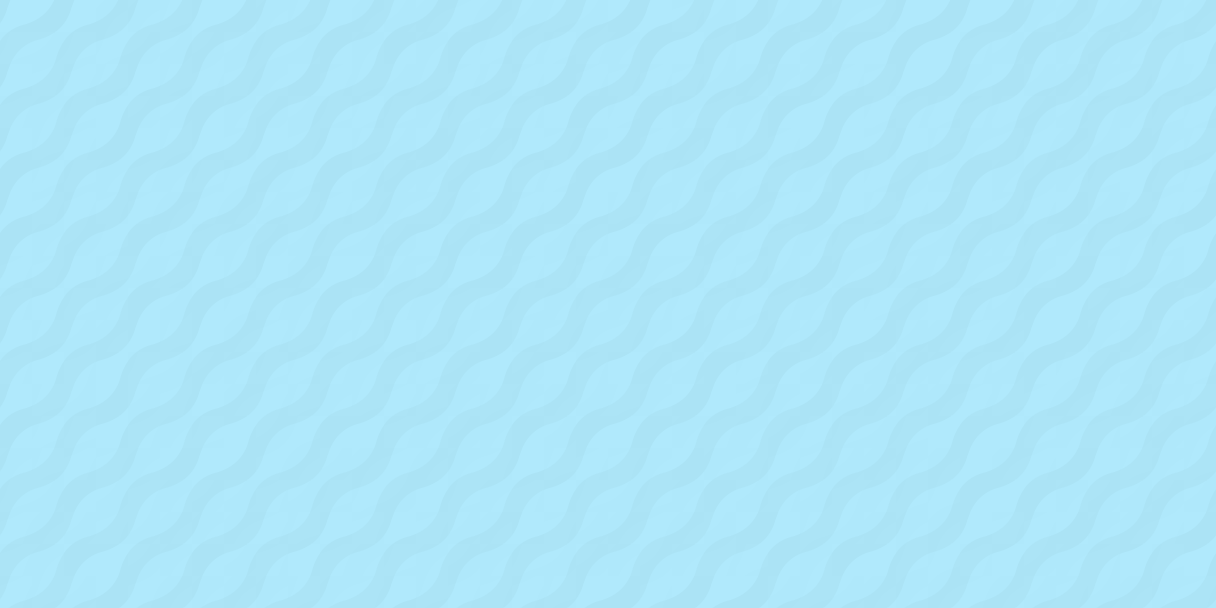

Tiled map render using the project's own tile images. Description and the whole map definition, tile-layer contents included, below:
An orthogonal 38x19 tile map with 32x32 px tiles, 2 tile layers (Sea-Base, Sea-Waves).

<map version="1.10" tiledversion="1.11.2" orientation="orthogonal" renderorder="right-down" width="38" height="19" tilewidth="32" tileheight="32" infinite="0" nextlayerid="3" nextobjectid="1">
 <editorsettings>
  <export target="PirateerSeaMap.json" format="json" />
 </editorsettings>
 <tileset firstgid="1" name="pirateer-sea" tilewidth="32" tileheight="32" tilecount="384" columns="32">
  <image source="piratePack_tilesheet.png" width="1024" height="384" />
 </tileset>
 <layer id="1" name="Sea-Base" width="38" height="19">
  <data encoding="csv">
273,274,273,274,273,274,273,274,273,274,273,274,273,274,273,274,273,274,273,274,273,274,273,274,273,274,273,274,273,274,273,274,273,274,273,274,273,274,
305,306,305,306,305,306,305,306,305,306,305,306,305,306,305,306,305,306,305,306,305,306,305,306,305,306,305,306,305,306,305,306,305,306,305,306,305,306,
273,274,273,274,273,274,273,274,273,274,273,274,273,274,273,274,273,274,273,274,273,274,273,274,273,274,273,274,273,274,273,274,273,274,273,274,273,274,
305,306,305,306,305,306,305,306,305,306,305,306,305,306,305,306,305,306,305,306,305,306,305,306,305,306,305,306,305,306,305,306,305,306,305,306,305,306,
273,274,273,274,273,274,273,274,273,274,273,274,273,274,273,274,273,274,273,274,273,274,273,274,273,274,273,274,273,274,273,274,273,274,273,274,273,274,
305,306,305,306,305,306,305,306,305,306,305,306,305,306,305,306,305,306,305,306,305,306,305,306,305,306,305,306,305,306,305,306,305,306,305,306,305,306,
273,274,273,274,273,274,273,274,273,274,273,274,273,274,273,274,273,274,273,274,273,274,273,274,273,274,273,274,273,274,273,274,273,274,273,274,273,274,
305,306,305,306,305,306,305,306,305,306,305,306,305,306,305,306,305,306,305,306,305,306,305,306,305,306,305,306,305,306,305,306,305,306,305,306,305,306,
273,274,273,274,273,274,273,274,273,274,273,274,273,274,273,274,273,274,273,274,273,274,273,274,273,274,273,274,273,274,273,274,273,274,273,274,273,274,
305,306,305,306,305,306,305,306,305,306,305,306,305,306,305,306,305,306,305,306,305,306,305,306,305,306,305,306,305,306,305,306,305,306,305,306,305,306,
273,274,273,274,273,274,273,274,273,274,273,274,273,274,273,274,273,274,273,274,273,274,273,274,273,274,273,274,273,274,273,274,273,274,273,274,273,274,
305,306,305,306,305,306,305,306,305,306,305,306,305,306,305,306,305,306,305,306,305,306,305,306,305,306,305,306,305,306,305,306,305,306,305,306,305,306,
273,274,273,274,273,274,273,274,273,274,273,274,273,274,273,274,273,274,273,274,273,274,273,274,273,274,273,274,273,274,273,274,273,274,273,274,273,274,
305,306,305,306,305,306,305,306,305,306,305,306,305,306,305,306,305,306,305,306,305,306,305,306,305,306,305,306,305,306,305,306,305,306,305,306,305,306,
273,274,273,274,273,274,273,274,273,274,273,274,273,274,273,274,273,274,273,274,273,274,273,274,273,274,273,274,273,274,273,274,273,274,273,274,273,274,
305,306,305,306,305,306,305,306,305,306,305,306,305,306,305,306,305,306,305,306,305,306,305,306,305,306,305,306,305,306,305,306,305,306,305,306,305,306,
273,274,273,274,273,274,273,274,273,274,273,274,273,274,273,274,273,274,273,274,273,274,273,274,273,274,273,274,273,274,273,274,273,274,273,274,273,274,
305,306,305,306,305,306,305,306,305,306,305,306,305,306,305,306,305,306,305,306,305,306,305,306,305,306,305,306,305,306,305,306,305,306,305,306,305,306,
273,274,273,274,273,274,273,274,273,274,273,274,273,274,273,274,273,274,273,274,273,274,273,274,273,274,273,274,273,274,273,274,273,274,273,274,273,274
</data>
 </layer>
 <layer id="2" name="Sea-Waves" width="38" height="19" opacity="0.2">
  <data encoding="csv">
273,274,273,305,305,273,273,274,305,273,273,305,274,305,306,305,274,273,274,274,273,306,274,274,274,274,305,306,273,274,273,274,305,305,274,305,305,305,
273,274,273,273,274,274,274,274,273,274,305,305,305,305,305,273,306,273,306,305,305,306,306,306,305,274,305,306,305,306,306,274,305,305,274,305,306,306,
273,306,306,273,273,273,306,306,305,274,306,273,274,273,306,273,306,274,306,306,306,306,274,305,305,305,306,306,273,274,305,274,274,305,305,306,274,273,
306,305,273,306,274,274,305,305,274,274,273,273,273,305,273,305,306,306,305,273,305,305,306,305,305,306,305,273,306,273,306,273,274,274,306,305,273,273,
273,273,306,274,273,273,273,306,273,306,273,273,274,274,305,305,273,306,305,274,306,305,273,273,306,274,273,306,273,273,305,306,306,305,274,274,305,273,
305,273,273,305,306,305,273,273,274,273,305,274,274,305,274,306,306,273,305,306,273,305,274,273,306,305,305,273,274,274,305,305,274,305,273,306,273,273,
273,306,306,306,306,305,306,305,274,306,306,306,305,306,305,274,306,274,273,273,305,273,274,305,306,274,273,273,306,274,273,306,306,274,274,273,306,274,
305,305,274,273,305,273,306,305,274,274,273,274,274,306,274,274,305,274,306,306,305,306,274,273,306,305,273,274,273,274,274,305,273,305,273,305,273,306,
306,306,273,273,274,273,273,273,273,305,273,274,274,306,273,274,306,306,306,305,305,306,306,306,274,274,305,306,274,273,305,306,305,274,273,273,274,274,
306,306,273,305,305,274,305,273,306,305,305,274,306,305,306,274,273,305,273,305,306,273,306,273,306,305,305,273,274,306,306,274,305,306,274,306,305,274,
273,273,274,305,273,273,273,305,306,273,305,273,273,273,305,274,274,306,305,306,305,274,305,306,305,305,273,274,274,305,306,305,273,274,305,305,274,305,
306,306,306,306,273,274,274,305,273,273,306,305,306,273,274,306,274,306,306,306,274,274,305,273,305,274,305,274,274,305,306,274,305,273,274,274,306,273,
273,273,274,274,274,306,273,305,306,273,305,273,306,273,305,273,305,305,274,273,305,274,273,306,305,274,274,305,274,305,306,273,306,305,306,305,305,273,
305,273,273,306,306,305,273,306,274,273,305,306,306,305,274,305,305,274,305,306,305,305,306,305,274,273,273,274,273,306,305,306,273,305,306,274,274,305,
305,273,306,306,305,274,273,274,306,305,274,305,306,305,305,306,273,273,306,306,305,274,305,306,306,306,274,305,305,305,273,305,306,274,273,273,305,273,
273,274,305,274,306,305,274,274,306,274,273,273,274,306,273,305,306,306,273,274,273,305,305,274,306,274,306,305,273,273,305,306,305,305,274,274,274,274,
306,305,274,306,274,305,305,305,306,273,273,306,273,306,274,305,273,306,274,305,306,305,274,274,273,273,274,305,305,305,273,306,306,274,305,305,306,274,
306,305,305,306,274,305,305,274,306,306,306,305,273,305,274,305,273,274,274,305,274,305,306,273,305,305,305,306,273,273,306,306,274,305,306,306,273,306,
306,273,274,274,306,305,305,305,305,273,305,306,273,273,306,306,306,273,273,274,306,274,273,274,274,273,274,305,305,305,306,305,274,306,274,305,305,306
</data>
 </layer>
</map>
